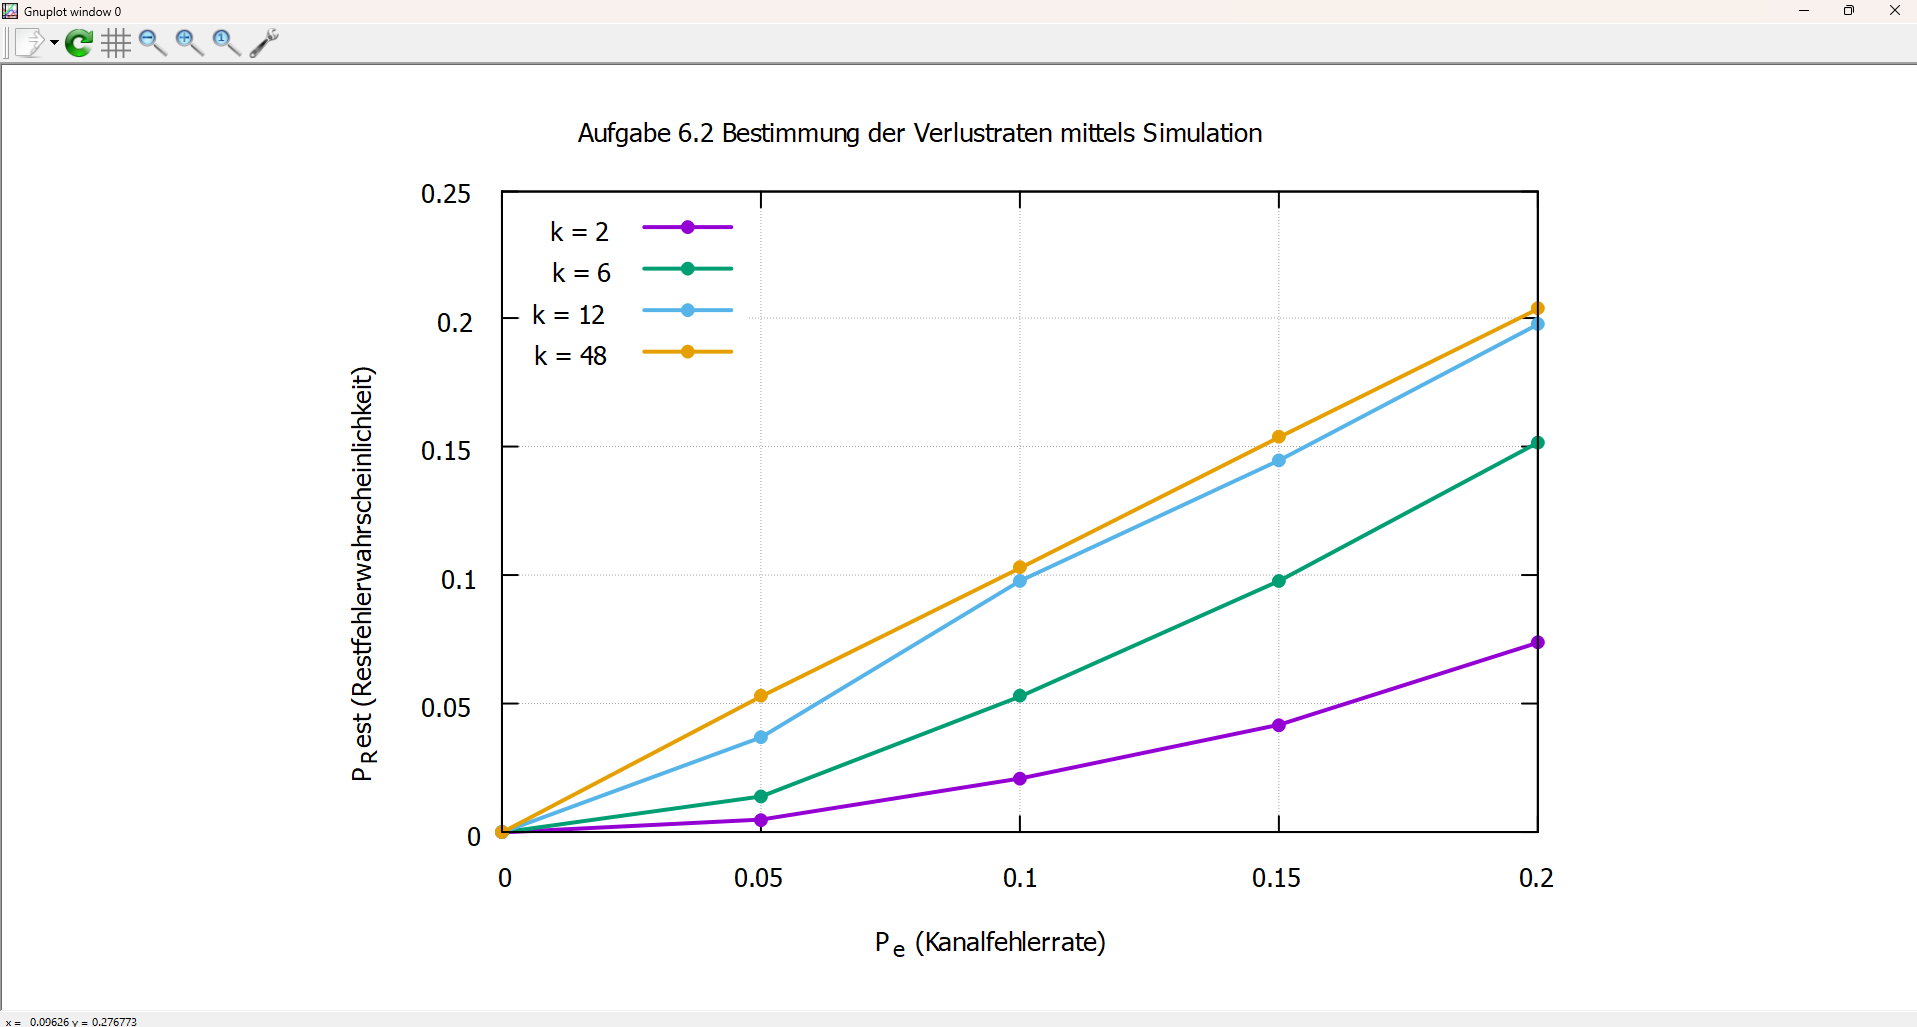

This figure's gnuplot source:
#!/usr/local/bin/gnuplot --persist

# Titel und Achsenbeschriftung
set title "Aufgabe 6.2 Bestimmung der Verlustraten mittels Simulation"
set xlabel "P_e (Kanalfehlerrate)"
set ylabel "P_Rest (Restfehlerwahrscheinlichkeit)"
set xrange [0:0.2]  # Wertebereich der Kanalfehlerrate
set yrange [0:0.25] # Wertebereich der Restfehlerwahrscheinlichkeit
set grid
set key left top

# Datei mit Messwerten
datafile = "result_aufgabe_6-2.txt"

# Daten plotten
plot datafile using 1:2 title "k = 2" with linespoints lw 2 pt 7, \
     datafile using 1:3 title "k = 6" with linespoints lw 2 pt 7, \
     datafile using 1:4 title "k = 12" with linespoints lw 2 pt 7, \
     datafile using 1:5 title "k = 48" with linespoints lw 2 pt 7
